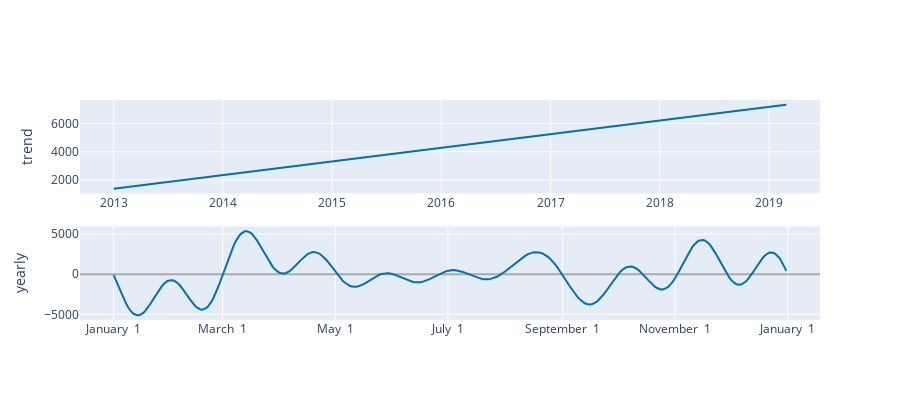

The cell this chart's notebook holds for it:
### Code cell
plot_components_plotly(model_prophet_full, forecast_prophet)
